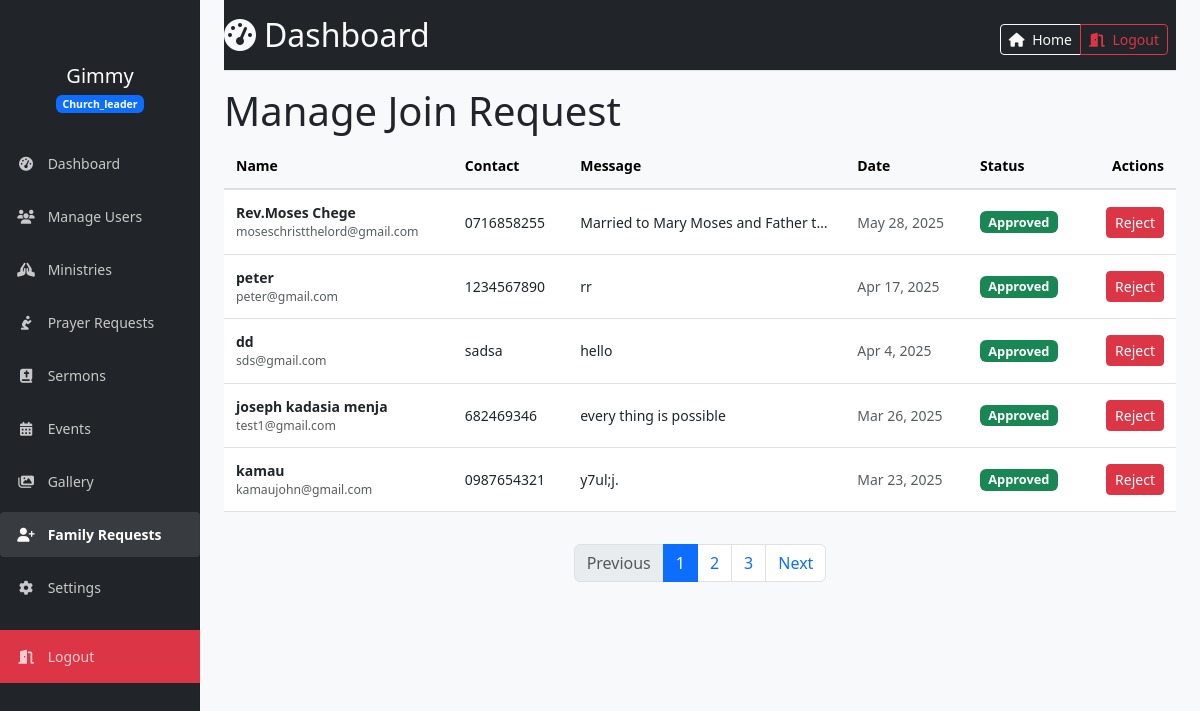
The page /well-known/admin/manage_join_requests.php (signed in) on the database its author committed.
### tables this page shows
CREATE TABLE `family_join_requests` (
  `id` int(11) NOT NULL,
  `name` varchar(100) NOT NULL,
  `email` varchar(100) NOT NULL,
  `phone` varchar(20) DEFAULT NULL,
  `address` text DEFAULT NULL,
  `message` text DEFAULT NULL,
  `status` enum('pending','approved','rejected') DEFAULT 'pending',
  `created_at` timestamp NOT NULL DEFAULT current_timestamp()
);

### well-known/admin/manage_join_requests.php (the view, shortened to what this page needs)
<?php
require_once '../includes/auth.php';
?>
<!DOCTYPE html>
<html lang="en">
<head>
    <link href="https://cdn.jsdelivr.net/npm/bootstrap@5.3.0/dist/css/bootstrap.min.css" rel="stylesheet">
    <link rel="stylesheet" href="https://cdnjs.cloudflare.com/ajax/libs/font-awesome/6.4.0/css/all.min.css">
    <link rel="stylesheet" href="../assets/css/admin.css">
</head>
<body>
    <div class="container-fluid">
        <div class="row">
        <?php include "../includes/admin_left_nav.php" ?>
        <main class="col-md-12 ms-sm-auto col-lg-10 px-md-4 py-0">
            <div class="d-flex justify-content-between flex-wrap flex-md-nowrap align-items-center pt-3 pb-2 mb-3 bg-dark border-bottom">
            <h1 class="h2 text-light"><i class="fas fa-tachometer-alt me-2"></i>Dashboard</h1>
            <div class="btn-toolbar mb-2 mb-md-0">
                    <div class="btn-group me-2">
                        <a href="../index.php" class="btn btn-sm btn-outline-light">
                            <i class="fas fa-house me-1"></i> Home
                        </a>
                        <a href="../logout.php" class="btn btn-sm btn-outline-danger">
                            <i class="fas fa-door-open me-1"></i> Logout
                        </a>
                    </div>
                </div>
            </div>
            <div class="col">
                <h1>Manage Join Request</h1>
            </div>
            <div class="table-responsive">
    <table class="table table-hover align-middle">
        <thead class="table-light">
            <tr>
                <th>Name</th>
                <th class="d-none d-sm-table-cell">Contact</th>
                <th class="d-none d-md-table-cell">Message</th>
                <th>Date</th>
                <th>Status</th>
                <th class="text-end">Actions</th>
            </tr>
        </thead>
        <tbody>
            <?php
            $stmt = $conn->prepare("SELECT * FROM family_join_requests ORDER BY created_at DESC");
            $stmt->execute();
            $result = $stmt->get_result();
            if ($result->num_rows > 0) {
                while ($request = $result->fetch_assoc()) {
                    echo '<tr data-status="' . htmlspecialchars($request['status']) . '">';
                    echo '<td>';
                    echo '<div class="fw-semibold">' . htmlspecialchars($request['name']) . '</div>';
                    echo '<div class="text-muted small d-none d-sm-block">' . htmlspecialchars($request['email']) . '</div>';
                    echo '</td>';
                    echo '<td class="d-none d-sm-table-cell">' . htmlspecialchars($request['phone']) . '</td>';
                    echo '<td class="d-none d-md-table-cell request-message" title="' . htmlspecialchars($request['message']) . '">' . htmlspecialchars($request['message']) . '</td>';
                    echo '<td><span class="text-muted">' . date('M j, Y', strtotime($request['created_at'])) . '</span></td>';
                    echo '<td><span class="badge status-badge bg-' .
                        ($request['status'] === 'approved' ? 'success' :
                        ($request['status'] === 'rejected' ? 'danger' : 'warning')) .
                        '">' . ucfirst($request['status']) . '</span></td>';
                    echo '<td class="text-end">';
                    echo '<div class="d-flex flex-column flex-sm-row justify-content-end gap-1">';
                    echo '<form action="manage_join_requests.php" method="post" class="d-inline">';
                    if ($request['status'] !== 'rejected') {
                        echo '<button type="submit" name="status" value="rejected" class="btn btn-sm btn-danger" title="Reject">';
                        echo '<span class="d-none d-sm-inline">Reject</span>';
                        echo '</button>';
                    }
                    echo '</form>';
                    echo '</div>';
                    echo '</td>';
                    echo '</tr>';
                }
            } else {
                echo '<tr><td colspan="7" class="empty-state"><i class="fas fa-inbox"></i><h5>No join requests found</h5><p class="text-muted">When new requests come in, they will appear here</p></td></tr>';
            }
            ?>
        </tbody>
    </table>
</div>
                <nav aria-label="Page navigation" class="mt-3">
                    <ul class="pagination justify-content-center">
                        <li class="page-item disabled">
                            <a class="page-link" href="#" tabindex="-1" aria-disabled="true">Previous</a>
                        </li>
                        <li class="page-item active"><a class="page-link" href="#">1</a></li>
                        <li class="page-item"><a class="page-link" href="#">2</a></li>
                        <li class="page-item"><a class="page-link" href="#">3</a></li>
                        <li class="page-item">
                            <a class="page-link" href="#">Next</a>
                        </li>
                    </ul>
                </nav>
            </div>
        </div>
</body>
</html>

### well-known/assets/css/admin.css (style rules this page uses)
body { font-size: .875rem; background-color: #f8f9fa; }
main { padding-top: 48px; }
.table > :not(caption) > * > * { padding: 0.75rem; }

### well-known/admin/manage_join_requests.php (style rules this page uses)
.request-message { max-width: 250px; white-space: nowrap; overflow: hidden; text-overflow: ellipsis; }
.status-badge { font-size: 0.8rem; padding: 0.35em 0.65em; }
.table-responsive { border-radius: 0.5rem; overflow: hidden; }
.table thead th { background-color: #f8f9fa; font-weight: 600; border-bottom-width: 2px; }
@media (min-width: 768px) { .flex-sm-row { flex-direction: row !important; } }

### rows shown on the page
family_join_requests: name "Rev.Moses Chege", email "moseschristthelord@gmail.com", phone "0716858255", message "Married to Mary Moses and Father t…", created_at "May 28, 2025", status "Approved", shows "Reject"
family_join_requests: name "peter", email "peter@gmail.com", phone "1234567890", message "rr", created_at "Apr 17, 2025", status "Approved", shows "Reject"
family_join_requests: name "dd", email "sds@gmail.com", phone "sadsa", message "hello", created_at "Apr 4, 2025", status "Approved", shows "Reject"
family_join_requests: name "joseph kadasia menja", email "test1@gmail.com", phone "682469346", message "every thing is possible", created_at "Mar 26, 2025", status "Approved", shows "Reject"
family_join_requests: name "kamau", email "kamaujohn@gmail.com", phone "0987654321", message "y7ul;j.", created_at "Mar 23, 2025", status "Approved", shows "Reject"

### other values the page prints
$safe_username "Gimmy"
$safe_role "Church_leader"
